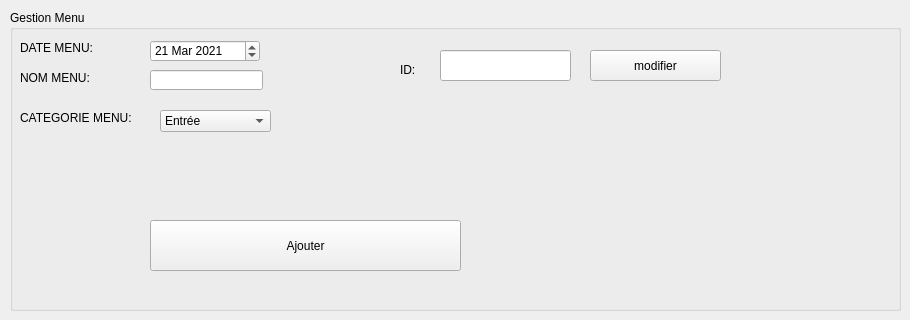
        <widget class="QWidget" name="tab_18">
         <attribute name="title">
          <string>Ajouter</string>
         </attribute>
         <widget class="QGroupBox" name="groupBox_7">
          <property name="geometry">
           <rect>
            <x>10</x>
            <y>10</y>
            <width>891</width>
            <height>301</height>
           </rect>
          </property>
          <property name="title">
           <string>Gestion Menu</string>
          </property>
          <widget class="QLabel" name="label_62">
           <property name="geometry">
            <rect>
             <x>10</x>
             <y>30</y>
             <width>81</width>
             <height>16</height>
            </rect>
           </property>
           <property name="text">
            <string>DATE MENU:</string>
           </property>
          </widget>
          <widget class="QLabel" name="label_63">
           <property name="geometry">
            <rect>
             <x>10</x>
             <y>60</y>
             <width>111</width>
             <height>16</height>
            </rect>
           </property>
           <property name="text">
            <string>NOM MENU:</string>
           </property>
          </widget>
          <widget class="QLabel" name="label_64">
           <property name="geometry">
            <rect>
             <x>10</x>
             <y>100</y>
             <width>121</width>
             <height>16</height>
            </rect>
           </property>
           <property name="text">
            <string>CATEGORIE MENU:</string>
           </property>
          </widget>
          <widget class="QLineEdit" name="lineEdit_25">
           <property name="geometry">
            <rect>
             <x>140</x>
             <y>60</y>
             <width>113</width>
             <height>20</height>
            </rect>
           </property>
          </widget>
          <widget class="QPushButton" name="pushButton_27">
           <property name="geometry">
            <rect>
             <x>140</x>
             <y>210</y>
             <width>311</width>
             <height>51</height>
            </rect>
           </property>
           <property name="text">
            <string>Ajouter</string>
           </property>
          </widget>
          <widget class="QLineEdit" name="lineEdit7_3">
           <property name="geometry">
            <rect>
             <x>430</x>
             <y>40</y>
             <width>131</width>
             <height>31</height>
            </rect>
           </property>
           <property name="text">
            <string/>
           </property>
          </widget>
          <widget class="QPushButton" name="pushButton_28">
           <property name="geometry">
            <rect>
             <x>580</x>
             <y>40</y>
             <width>131</width>
             <height>31</height>
            </rect>
           </property>
           <property name="text">
            <string>modifier</string>
           </property>
          </widget>
          <widget class="QLabel" name="label_65">
           <property name="geometry">
            <rect>
             <x>390</x>
             <y>50</y>
             <width>21</width>
             <height>20</height>
            </rect>
           </property>
           <property name="text">
            <string>ID:</string>
           </property>
          </widget>
          <widget class="QComboBox" name="comboBox_7">
           <property name="geometry">
            <rect>
             <x>150</x>
             <y>100</y>
             <width>111</width>
             <height>22</height>
            </rect>
           </property>
           <item>
            <property name="text">
             <string>Entrée</string>
            </property>
           </item>
           <item>
            <property name="text">
             <string>Suite</string>
            </property>
           </item>
           <item>
            <property name="text">
             <string>Dessert</string>
            </property>
           </item>
           <item>
            <property name="text">
             <string>Boissons</string>
            </property>
           </item>
          </widget>
          <widget class="QDateEdit" name="lineEdit_26">
           <property name="geometry">
            <rect>
             <x>140</x>
             <y>30</y>
             <width>110</width>
             <height>22</height>
            </rect>
           </property>
           <property name="date">
            <date>
             <year>2021</year>
             <month>3</month>
             <day>21</day>
            </date>
           </property>
          </widget>
         </widget>
        </widget>
